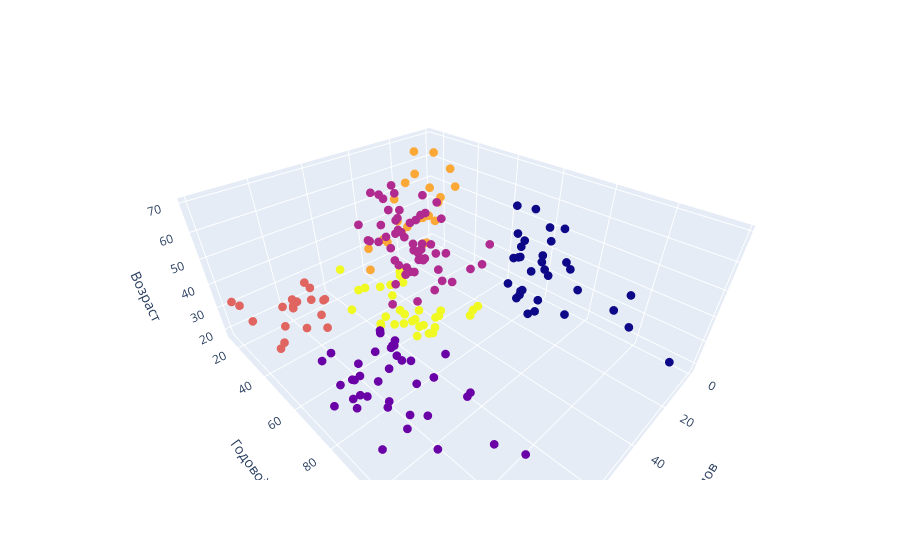

Here is the notebook cell this chart was saved with:
### Code cell
viz_cluster_3d()

### Figure 1 — Plotly figure (JSON) as saved in the notebook; plotly's stock layout.template omitted (floating-point values rounded to 4 significant figures; data arrays with more than 128 entries replaced by an {"elided": "..."} marker saying what was removed)
{"data": [{"marker": {"color": {"elided": "200 int values"}, "size": 3}, "mode": "markers", "type": "scatter3d", "x": {"elided": "200 int values"}, "y": {"elided": "200 int values"}, "z": {"elided": "200 int values"}}], "layout": {"autosize": true, "legend": {"title": {"text": "Кластеры"}}, "scene": {"aspectmode": "auto", "aspectratio": {"x": 1.148, "y": 1.429, "z": 0.6093}, "camera": {"center": {"x": 0, "y": 0, "z": 0}, "eye": {"x": 0.9386, "y": 0.9386, "z": 0.9386}, "projection": {"type": "perspective"}, "up": {"x": 0, "y": 0, "z": 1}}, "xaxis": {"title": {"text": "Оценка расходов"}, "type": "linear"}, "yaxis": {"title": {"text": "Годовой доход"}, "type": "linear"}, "zaxis": {"title": {"text": "Возраст"}, "type": "linear"}}}}
